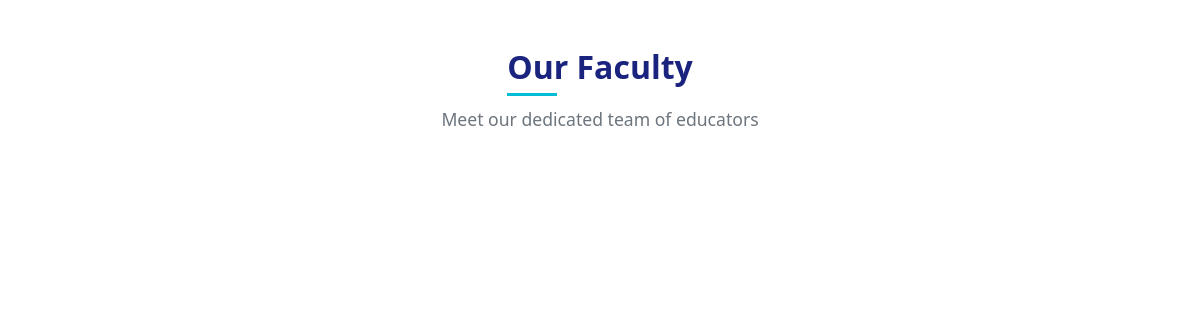
Page /staff/ on the earlier database version.
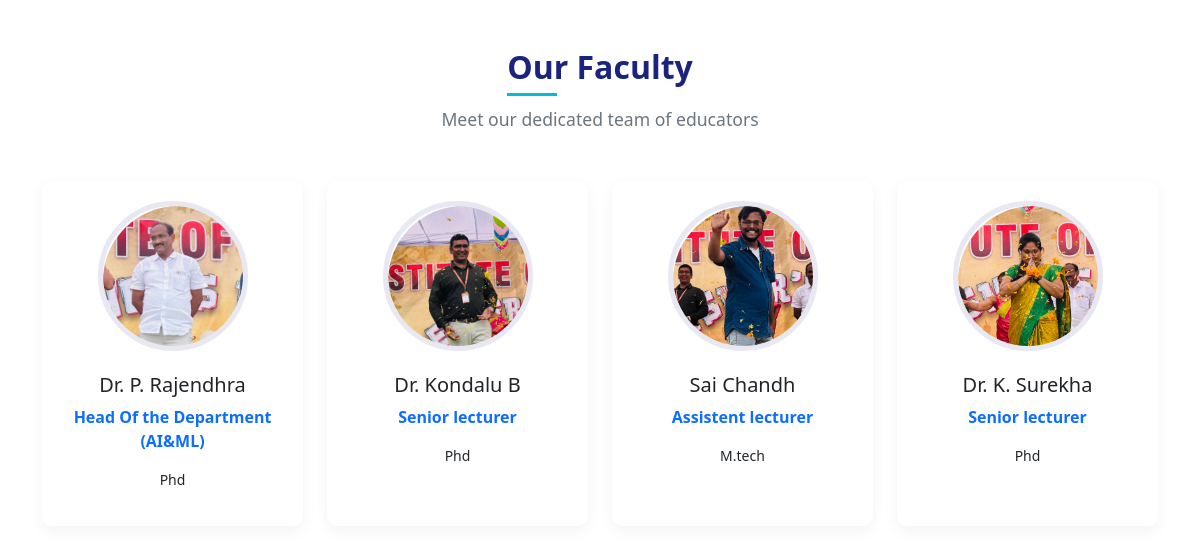
Same page on the later database version.
### department/models.py (models this page shows, shortened)
class Staff(models.Model):
    name = models.CharField(max_length=100)
    designation = models.CharField(max_length=100)
    qualification = models.TextField()
    profile_picture = models.ImageField(upload_to='staff/')
    email = models.EmailField(blank=True, null=True)
    join_date = models.DateField(blank=True, null=True)
    bio = models.TextField(blank=True, null=True)
    order = models.PositiveIntegerField(default=0)
    class Meta:
        ordering = ['order']

### department/views.py (the view)
# urls.py: path('staff/', views.StaffListView.as_view(), name='staff_list'),
class StaffListView(ListView):
    model = Staff
    template_name = 'staff.html'
    context_object_name = 'staff_list'
    def get_queryset(self):
        return Staff.objects.all().order_by('order')

### department/templates/staff.html (shortened to what this page needs)
{% extends 'base.html' %}
{% load static %}
{% block content %}
<section class="py-5">
    <div class="container">
        <div class="section-header text-center mb-5">
            <h2 class="section-title">Our Faculty</h2>
            <p class="section-subtitle">Meet our dedicated team of educators</p>
        </div>
        <div class="row">
            {% for member in staff_list %}
            <div class="col-lg-3 col-md-6 mb-4">
                <div class="staff-card text-center h-100">
                    <div class="staff-img mx-auto mb-3">
                        <img src="{{ member.profile_picture.url }}"
                             alt="{{ member.name }}"
                             class="rounded-circle"
                             style="width: 150px; height: 150px; object-fit: cover;">
                    </div>
                    <h5>{{ member.name }}</h5>
                    <p class="text-primary fw-bold">{{ member.designation }}</p>
                    <p class="small">{{ member.qualification }}</p>
                </div>
            </div>
            {% endfor %}
        </div>
    </div>
</section>
{% endblock %}

### department/templates/base.html (shortened to what this page needs)
{% load static %}
<!DOCTYPE html>
<html lang="en">
<head>
    <link href="https://cdn.jsdelivr.net/npm/bootstrap@5.3.0/dist/css/bootstrap.min.css" rel="stylesheet">
    <link rel="stylesheet" href="https://cdnjs.cloudflare.com/ajax/libs/font-awesome/6.4.0/css/all.min.css">
    <link rel="stylesheet" href="{% static 'css/style.css' %}">
    <link rel="stylesheet" href="{% static 'css/animations.css' %}">
    <link rel="stylesheet" href="https://cdnjs.cloudflare.com/ajax/libs/OwlCarousel2/2.3.4/assets/owl.carousel.min.css">
    <link rel="stylesheet" href="https://cdnjs.cloudflare.com/ajax/libs/OwlCarousel2/2.3.4/assets/owl.theme.default.min.css">
</head>
<body>
    <main>
        {% block content %}{% endblock %}
    </main>
</body>
</html>

### department/static/css/style.css (style rules this page uses)
:root { --primary-color: #1a237e; --primary-light: #534bae; --primary-dark: #000051; --secondary-color: #00bcd4; --accent-color: #ff4081; --light-bg: #f8f9fa; --dark-text: #212529; --light-text: #f8f9fa; }
body { font-family: 'Segoe UI', Tahoma, Geneva, Verdana, sans-serif; color: var(--dark-text); overflow-x: hidden; }
.section-title { font-weight: 700; color: var(--primary-color); position: relative; display: inline-block; margin-bottom: 20px; }
.section-title::after { content: ''; position: absolute; bottom: -10px; left: 0; width: 50px; height: 3px; background-color: var(--secondary-color); }
.section-subtitle { color: #6c757d; font-size: 1.1rem; max-width: 700px; margin: 0 auto; }
.staff-card { padding: 20px; background-color: white; border-radius: 10px; box-shadow: 0 5px 15px rgba(0, 0, 0, 0.05); transition: all 0.3s ease; height: 100%; }
.staff-img { width: 150px; height: 150px; border: 5px solid rgba(26, 35, 126, 0.1); transition: all 0.3s ease; }
.staff-img img { width: 100%; height: 100%; object-fit: cover; }

### department/templates/staff.html (style rules this page uses)
.staff-img img { border: none !important; outline: none !important; box-shadow: none !important; -webkit-tap-highlight-color: transparent !important; }
.staff-img { width: 150px; height: 150px; border-radius: 50%; overflow: hidden; display: inline-block; }
.staff-img img { width: 100%; height: 100%; object-fit: cover; transition: transform 0.3s ease; }

Differences in the rows shown:
added Staff: profile_picture (picture), name "Dr. P. Rajendhra", designation "Head Of the Department (AI&ML)", qualification "Phd"
added Staff: profile_picture (picture), name "Dr. Kondalu B", designation "Senior lecturer", qualification "Phd"
added Staff: profile_picture (picture), name "Sai Chandh", designation "Assistent lecturer", qualification "M.tech"
added Staff: profile_picture (picture), name "Dr. K. Surekha", designation "Senior lecturer", qualification "Phd"
